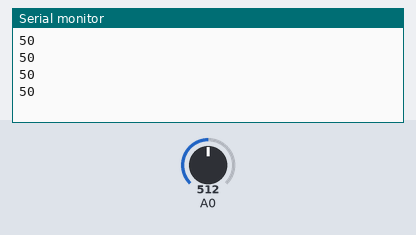
The sketch below on a simulated Arduino Uno, built with avr-gcc and run on an emulated ATmega328P. Shown: the last lines printed to the serial monitor. The inputs (shaded band) are chosen by the test bench; at power-on: A0 = 512.

Above: at 1.2 s.
1.3 s: A0 set to 716
At 1.93 s:
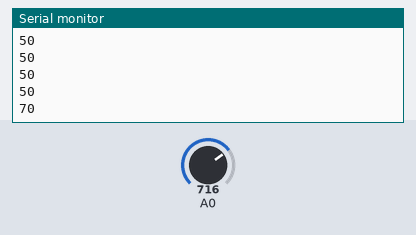
2.8 s: A0 set to 900
At 2.93 s:
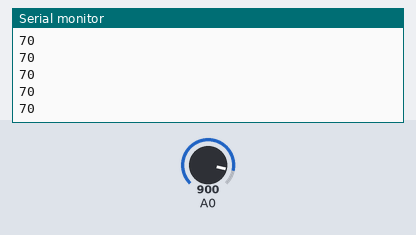
Timing chart, 0 to 5.8 s (numbered marks = the images above; inputs shaded):
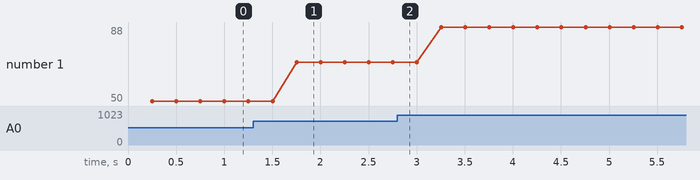

The sketch:

Altitude.ino
```cpp
void setup() {
  // initialize serial communication at 9600 bits per second:
  Serial.begin(9600);
}

void loop() {
  int sensorValue = analogRead(A0);
  int altitude = map(sensorValue, 1, 1023, 1, 100); //ICI T'AS JUSTE À CHANGER LES 2 DERNIERS CHIFFRES POUR L'ALTITUDE
  //Serial.println(sensorValue); //DEBUG
  delay(250);  // delay in between reads for stability

  Serial.println(altitude);
}
```

Measured:
- after the input at 1.3 s, the serial monitor: prints a new line after 0.45 s (image 1)
- plotted number 1: 50 → 70 after the input at 1.3 s, 70 → 88 after the input at 2.8 s
